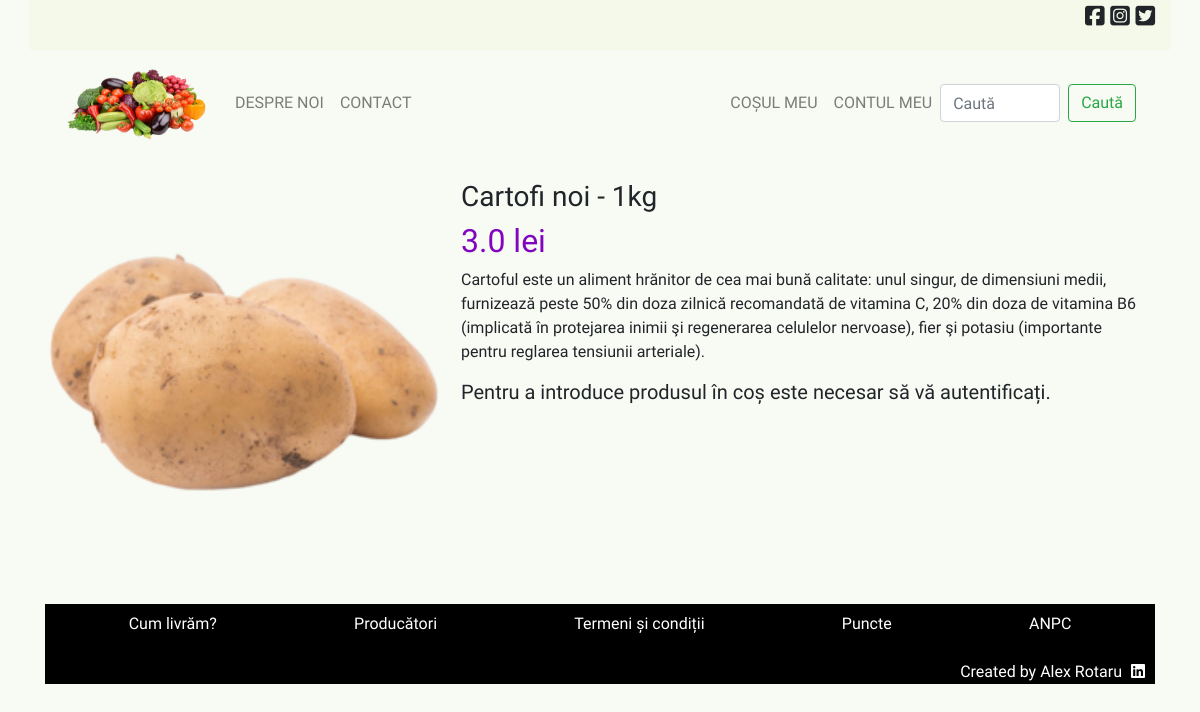
Before: /produs/1 with the older database file.
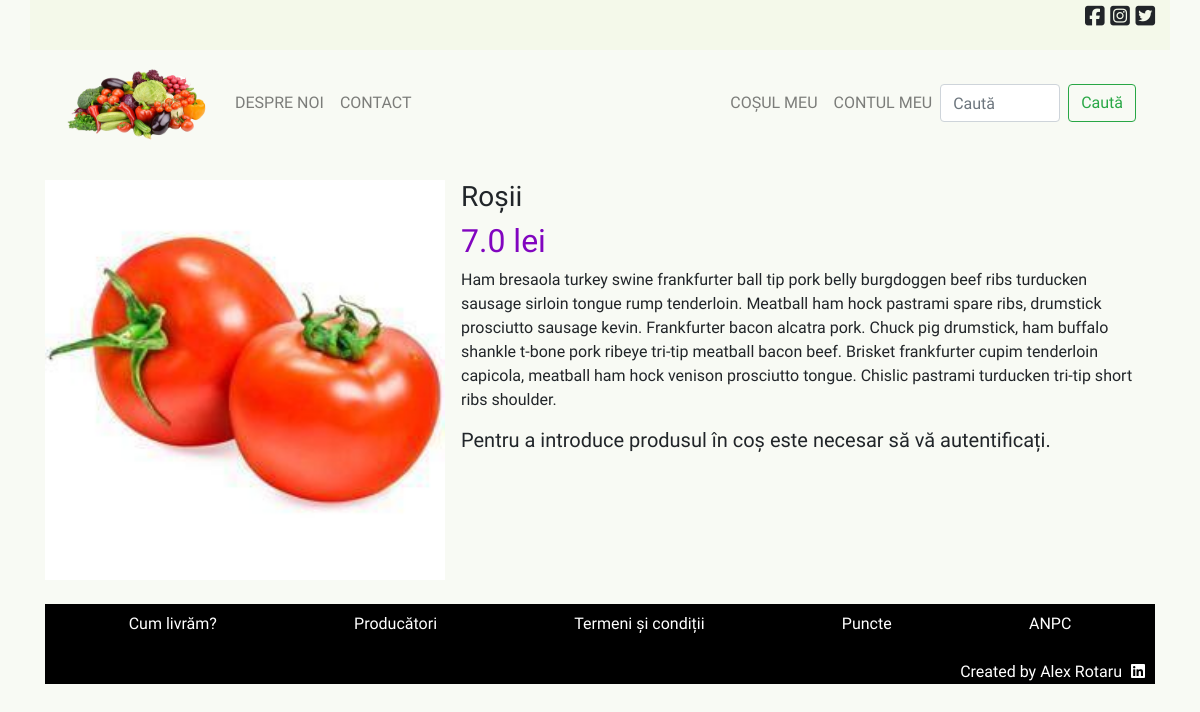
After: the same page with the newer database file.
### licenta/models.py (models this page shows, shortened)
class Produs(database.Model):
    __tablename__ = 'produs'
    id = database.Column(database.Integer, primary_key=True)
    nume = database.Column(database.String(50), nullable=False, unique=True)
    descriere = database.Column(database.String(200))
    poza = database.Column(database.String(30), nullable=False)
    pret = database.Column(database.Float, nullable=False)
    data_adaugarii = database.Column(
        database.DateTime, nullable=False, default=datetime.utcnow)

### licenta/routes.py (the view)
@login_required
@app.route('/produs/<int:produs_id>', methods=['POST', 'GET'])
def produs_indiv(produs_id):
    produs = Produs.query.get_or_404(produs_id)
    return render_template('produs_individual.html', title=produs.nume, produs=produs)

### licenta/templates/produs_individual.html
{% extends "principal.html" %}
{% block continut_unic %}
    <div class="produs-indiv my-4">
        <div class="d-flex flex-column flex-md-row justify-content-between align-items-start">
            <div class="">
                <img src="{{ url_for('static', filename='pictures/' + produs['poza']) }}" alt="" width="400" height="400">
            </div>
            <div class="mx-3">
                <h3>{{produs.nume}}</h3>
                <h2 class="produs-indiv-pret">{{produs.pret}} lei</h2>
                <p>{{produs.descriere}}</p>
                {% if current_user.is_authenticated %}
                    <div class="row-indiv row">
                        <h5 class="mt-1">Selectați cantitatea</h5>
                        <div class="cantitate-field">
                            <form action="{{ url_for('adauga_in_cos', produs_id=produs.id) }}" method="POST">
                                <input type="number" name="cantitate" id="cantitate" value="1" size="2" style="width: 3.5rem" />
                                <a href="{{ url_for('adauga_in_cos', produs_id=produs.id) }}">
                                    <button class="btn btn-outline-info ml-2" type="submit">Adaugă în coș</button>
                                </a>
                            </form>
                        </div>
                    </div>
                {% else %}
                    <h5>Pentru a introduce produsul în coș este necesar să vă autentificați.</h5>
                {% endif %}
            </div>
        </div>
    </div>
{% endblock %}

Changed rows visible on the page:
changed Produs: poza: a different picture; nume "Cartofi noi - 1kg" → "Roșii"; pret "3.0" → "7.0"; descriere "Cartoful este un aliment hrănitor de cea mai bună calitate: unul singur, de dimensiuni medii, furnizează peste 50% din doza zilnică recomandată de vitamina C, 20% din doza de vitamina B6 (implicată în protejarea inimii şi regenerarea celulelor nervoase), fier şi potasiu (importante pentru reglarea tensiunii arteriale)." → "Ham bresaola turkey swine frankfurter ball tip pork belly burgdoggen beef ribs turducken sausage sirloin tongue rump tenderloin. Meatball ham hock pastrami spare ribs, drumstick prosciutto sausage kevin. Frankfurter bacon alcatra pork. Chuck pig drumstick, ham buffalo shankle t-bone pork ribeye tri-tip meatball bacon beef. Brisket frankfurter cupim tenderloin capicola, meatball ham hock venison prosciutto tongue. Chislic pastrami turducken tri-tip short ribs shoulder."
